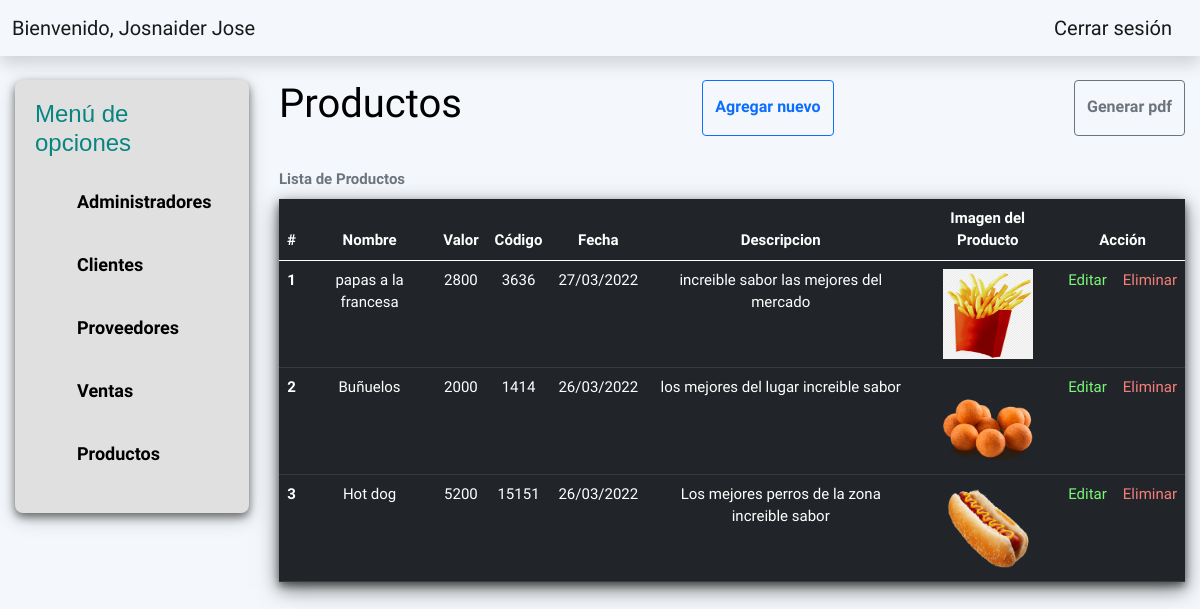
Page /Vistas/vista_productos.php (signed in) on the committed database.
### tables this page shows
CREATE TABLE `tb_administradores` (
  `id` int(11) NOT NULL,
  `nombre` varchar(50) NOT NULL,
  `apellidos` varchar(50) NOT NULL,
  `identificacion` varchar(20) NOT NULL,
  `codigo_admin` varchar(20) NOT NULL,
  `telefono` varchar(20) NOT NULL,
  `correo` varchar(50) NOT NULL,
  `pass` varchar(50) NOT NULL
);

CREATE TABLE `tb_productos` (
  `id` int(11) NOT NULL,
  `nombre` varchar(50) NOT NULL,
  `valor` varchar(20) NOT NULL,
  `codigo` varchar(20) NOT NULL,
  `fecha` varchar(50) NOT NULL,
  `descripcion` varchar(200) NOT NULL,
  `ruta` varchar(100) NOT NULL
);

### Vistas/includes/consulta.php (called while the page is built, shortened)
<?php
require('../Variables/Conexion.php');
if (!isset($_SESSION['exito'])) {
    header("refresh:3;url=Login.php");
    mostrarHtml3();
    exit();
} else {
    $usuario = $_SESSION['exito'];
    $query = "SELECT * FROM tb_administradores where identificacion = $usuario";
    $resultado = $conexion->query($query);
    $filas = $resultado->fetch_assoc();
    $query11 = "SELECT * FROM tb_productos";
    $res11 = $conexion->query($query11);
    while ($rowpr = $res11->fetch_array()) {
        $rowspro[] = $rowpr;
    }if(!$res11){
        $rowspro = "no hay clientes en la tabla";
    }
}

### Vistas/vista_productos.php (the view, shortened to what this page needs)
<?php
include("includes/consulta.php");
?>
<!DOCTYPE html>
<html lang="en">
<head>
    <link rel="stylesheet" href="https://stackpath.bootstrapcdn.com/bootstrap/5.0.0-alpha1/css/bootstrap.min.css">
    <link rel="stylesheet" href="../Css/style.css?v=1" />
</head>
<body>
    <header>
        <?php include("includes/header.php"); ?>
    </header>
    <main>
        <div class="contenedor">
            <aside>
                <?php include("includes/aside.php") ?>
            </aside>
            <div class="contenedor-3">
                <div class="d-sm-flex justify-content-between mb-4">
                    <h1 class="titulo">Productos</h1>
                    <a href="crearProductos.php" class="btn btn-outline-primary" role="button" target="_blank">Agregar nuevo</a>
                    <a href="../Variables/reporte_productos.php" class="btn btn-outline-secondary" role="button" target="_blank">Generar pdf</a>
                </div>
                <table class="table table-dark table-hover caption-top">
                    <caption>Lista de Productos</caption>
                    <thead>
                        <tr>
                            <th scope="col">#</th>
                            <th scope="col">Nombre</th>
                            <th scope="col">Valor</th>
                            <th scope="col">Código</th>
                            <th scope="col">Fecha</th>
                            <th scope="col">Descripcion</th>
                            <th scope="col">Imagen del Producto</th>
                            <th scope="col" colspan="2">Acción</th>
                        </tr>
                    </thead>
                    <tbody>
                        <?php $v = 1;
                        foreach ($rowspro as $contenido) : ?>
                            <tr>
                                <th scope="row"><?php echo $v; ?></th>
                                <td><?php echo $contenido['nombre']; ?></td>
                                <td><?php echo $contenido['valor']; ?></td>
                                <td><?php echo $contenido['codigo']; ?></td>
                                <td><?php echo $contenido['fecha']; ?></td>
                                <td><?php echo $contenido['descripcion']; ?></td>
                                 <td>
                                    <img src="<?php echo $contenido['ruta'];?>" width="90px" height="90px">
                                </td>
                                <td><a href="vista_EditProductos.php?idprod=<?php echo $contenido['id']; ?>" class="edit">Editar</a></td>
                                <td><a href="?idprd=<?php echo $contenido['id']; ?>" onclick="if (!confirm('Seguro que quieres borrar este proveedor?'))
                    return false" class="delete">Eliminar</a></td>
                                <?php $v++; ?>
                            </tr>
                        <?php endforeach ?>
                    </tbody>
                </table>
            </div>
        </div>
    </main>
</body>
</html>

### Vistas/includes/header.php (shortened to what this page needs)
<nav class="navbar navbar-expand navbar-light text-white topbar mb-4 static-top shadow">
    <div class="container-fluid">
        <a class="navbar-brand" href="ModuloAdministrador.php">Bienvenido,
            <?php
            echo $filas['nombre'];
            echo $filas['apellidos'];
            ?>
        </a>
        <a class="navbar-brand" href="../Variables/CerrarConexion.php">Cerrar sesión</a>
    </div>
</nav>

### Vistas/includes/aside.php
<h3 class="titulo">Menú de opciones</h3>
<nav class="aside-nav">
    <ul>
        <li><a href="vista_administradores.php">Administradores</a></li>
    </ul>
    <ul>
        <li><a href="vista_clientes.php">Clientes</a></li>
    </ul>
    <ul>
        <li><a href="vista_proveedores.php">Proveedores</a></li>
    </ul>
    <ul>
        <li><a href="">Ventas</a></li>
    </ul>
    <ul>
        <li><a href="vista_productos.php">Productos</a></li>
    </ul>
</nav>

### Css/style.css (style rules this page uses)
:root { --dark: #000000; --dark-x: #1E2126; --light: #ffffff; --teal: #46b842; --teal-x: #CAFEB2; --blue-x: #1EA2F8; --light-s: #FFFFD8; }
body { font-family: 'Spartan', 'sans-serif'; font-weight: 300; color: var(--light); background-color: #F4F7FB; }
.btn { min-height: 3.125rem; font-weight: 600; }
aside { min-width: 20%; height: 100%; background-color: #E0E0E0; padding: 20px; border-radius: 8px; position: sticky; top: 10px; box-shadow: 0 4px 8px 0 rgba(0, 0, 0, 0.5), 0 6px 20px 0 rgba(0, 0, 0, 0.19); }
aside ul { list-style: none; }
aside .titulo { font-family: 'Montserrat', sans-serif; font-weight: normal; font-size: 24px; margin-bottom: 20px; color: #078581; }
aside .aside-nav a { display: block; color: black; text-decoration: none; font-size: 18px; font-weight: bold; padding: 10px; border-radius: 5px; }
.contenedor { max-width: 97.5%; width: 100%; margin: 15px; display: flex; justify-content: space-between; }
.contenedor-3 { font-size: 15px; max-width: 100%; width: 80%; margin-left: 30px; margin-right: auto; display: block; color: black; }
table { text-align: center; box-shadow: 0 4px 8px 0 rgba(0, 0, 0, 0.5), 0 7px 20px 0 rgba(0, 0, 0, 0.50); }
table caption { font-weight: bold; }
table a { text-decoration: none; }
.edit { color: #7CF67A; }
.delete { color: #F67E7A; }
.btn { padding-top: 14px; }

### rows in the picture
tb_administradores: nombre "Josnaider", apellidos "Jose"
tb_productos: nombre "papas a la francesa", valor "2800", codigo "3636", fecha "27/03/2022", descripcion "increible sabor las mejores del mercado", ruta (picture)
tb_productos: nombre "Buñuelos", valor "2000", codigo "1414", fecha "26/03/2022", descripcion "los mejores del lugar increible sabor", ruta (picture)
tb_productos: nombre "Hot dog", valor "5200", codigo "15151", fecha "26/03/2022", descripcion "Los mejores perros de la zona increible sabor", ruta (picture)
